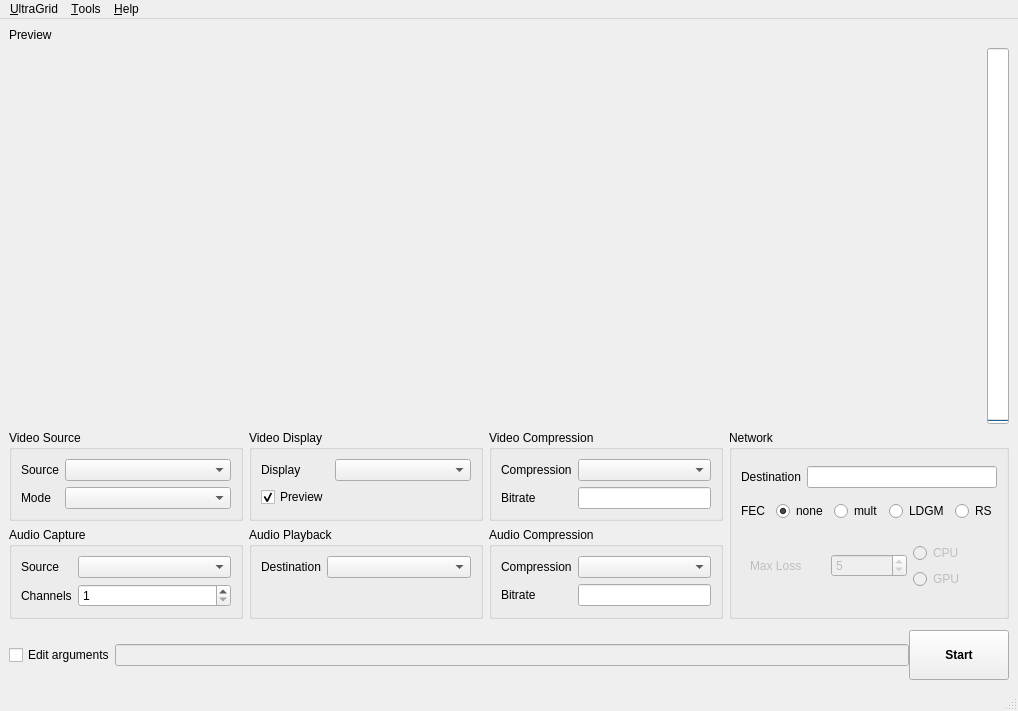
<?xml version="1.0" encoding="UTF-8"?>
<ui version="4.0">
 <class>UltragridWindow</class>
 <widget class="QMainWindow" name="UltragridWindow">
  <property name="geometry">
   <rect>
    <x>0</x>
    <y>0</y>
    <width>1018</width>
    <height>711</height>
   </rect>
  </property>
  <property name="windowTitle">
   <string>UltraGrid</string>
  </property>
  <property name="windowFilePath">
   <string/>
  </property>
  <widget class="QWidget" name="centralwidget">
   <layout class="QVBoxLayout" name="verticalLayout_5" stretch="0,6,0,0">
    <item>
     <widget class="QLabel" name="previewLabel">
      <property name="text">
       <string>Preview</string>
      </property>
     </widget>
    </item>
    <item>
     <layout class="QHBoxLayout" name="horizontalLayout">
      <property name="sizeConstraint">
       <enum>QLayout::SetDefaultConstraint</enum>
      </property>
      <item>
       <spacer name="horizontalSpacer">
        <property name="orientation">
         <enum>Qt::Horizontal</enum>
        </property>
        <property name="sizeType">
         <enum>QSizePolicy::Minimum</enum>
        </property>
        <property name="sizeHint" stdset="0">
         <size>
          <width>0</width>
          <height>0</height>
         </size>
        </property>
       </spacer>
      </item>
      <item>
       <widget class="PreviewWidget" name="openGLWidget" native="true">
        <property name="sizePolicy">
         <sizepolicy hsizetype="Expanding" vsizetype="Expanding">
          <horstretch>0</horstretch>
          <verstretch>0</verstretch>
         </sizepolicy>
        </property>
        <property name="minimumSize">
         <size>
          <width>64</width>
          <height>64</height>
         </size>
        </property>
       </widget>
      </item>
      <item alignment="Qt::AlignRight">
       <widget class="VuMeterWidget" name="vuMeter">
        <property name="sizePolicy">
         <sizepolicy hsizetype="Fixed" vsizetype="Expanding">
          <horstretch>0</horstretch>
          <verstretch>0</verstretch>
         </sizepolicy>
        </property>
        <property name="alignment">
         <set>Qt::AlignRight|Qt::AlignTrailing|Qt::AlignVCenter</set>
        </property>
        <property name="orientation">
         <enum>Qt::Vertical</enum>
        </property>
        <property name="textDirection">
         <enum>QProgressBar::TopToBottom</enum>
        </property>
       </widget>
      </item>
     </layout>
    </item>
    <item>
     <layout class="QHBoxLayout" name="horizontalLayout_11">
      <property name="rightMargin">
       <number>0</number>
      </property>
      <property name="bottomMargin">
       <number>0</number>
      </property>
      <item>
       <layout class="QVBoxLayout" name="verticalLayout_3">
        <property name="bottomMargin">
         <number>0</number>
        </property>
        <item>
         <layout class="QHBoxLayout" name="horizontalLayout_4" stretch="1,1,1">
          <property name="sizeConstraint">
           <enum>QLayout::SetMaximumSize</enum>
          </property>
          <item>
           <widget class="QGroupBox" name="groupBox">
            <property name="autoFillBackground">
             <bool>false</bool>
            </property>
            <property name="title">
             <string>Video Source</string>
            </property>
            <property name="flat">
             <bool>false</bool>
            </property>
            <property name="checkable">
             <bool>false</bool>
            </property>
            <layout class="QFormLayout" name="formLayout_2">
             <property name="fieldGrowthPolicy">
              <enum>QFormLayout::AllNonFixedFieldsGrow</enum>
             </property>
             <item row="0" column="0">
              <widget class="QLabel" name="videoSourceLabel">
               <property name="text">
                <string>Source</string>
               </property>
              </widget>
             </item>
             <item row="2" column="0">
              <widget class="QLabel" name="videoModeLabel">
               <property name="text">
                <string>Mode</string>
               </property>
              </widget>
             </item>
             <item row="2" column="1">
              <widget class="QComboBox" name="videoModeComboBox"/>
             </item>
             <item row="0" column="1">
              <widget class="QComboBox" name="videoSourceComboBox"/>
             </item>
            </layout>
           </widget>
          </item>
          <item>
           <widget class="QGroupBox" name="groupBox_3">
            <property name="title">
             <string>Video Display</string>
            </property>
            <layout class="QFormLayout" name="formLayout_3">
             <property name="fieldGrowthPolicy">
              <enum>QFormLayout::AllNonFixedFieldsGrow</enum>
             </property>
             <item row="0" column="0">
              <widget class="QLabel" name="label_3">
               <property name="text">
                <string>Display</string>
               </property>
              </widget>
             </item>
             <item row="0" column="1">
              <widget class="QComboBox" name="videoDisplayComboBox"/>
             </item>
             <item row="1" column="0">
              <widget class="QCheckBox" name="previewCheckBox">
               <property name="text">
                <string>Preview</string>
               </property>
               <property name="checked">
                <bool>true</bool>
               </property>
              </widget>
             </item>
            </layout>
            <zorder>videoDisplayComboBox</zorder>
            <zorder>label_3</zorder>
            <zorder>previewCheckBox</zorder>
           </widget>
          </item>
          <item>
           <widget class="QGroupBox" name="groupBox_5">
            <property name="title">
             <string>Video Compression</string>
            </property>
            <layout class="QFormLayout" name="formLayout_5">
             <item row="0" column="0">
              <widget class="QLabel" name="label_7">
               <property name="text">
                <string>Compression</string>
               </property>
              </widget>
             </item>
             <item row="0" column="1">
              <widget class="QComboBox" name="videoCompressionComboBox"/>
             </item>
             <item row="1" column="0">
              <widget class="QLabel" name="videoBitrateLabel">
               <property name="text">
                <string>Bitrate</string>
               </property>
              </widget>
             </item>
             <item row="1" column="1">
              <widget class="QLineEdit" name="videoBitrateEdit"/>
             </item>
            </layout>
           </widget>
          </item>
         </layout>
        </item>
        <item>
         <layout class="QHBoxLayout" name="horizontalLayout_5">
          <property name="sizeConstraint">
           <enum>QLayout::SetMaximumSize</enum>
          </property>
          <item>
           <widget class="QGroupBox" name="groupBox_2">
            <property name="title">
             <string>Audio Capture</string>
            </property>
            <layout class="QFormLayout" name="formLayout">
             <item row="0" column="0">
              <widget class="QLabel" name="label_4">
               <property name="text">
                <string>Source</string>
               </property>
              </widget>
             </item>
             <item row="0" column="1">
              <widget class="QComboBox" name="audioSourceComboBox"/>
             </item>
             <item row="1" column="0">
              <widget class="QLabel" name="label_5">
               <property name="text">
                <string>Channels</string>
               </property>
              </widget>
             </item>
             <item row="1" column="1">
              <widget class="QSpinBox" name="audioChannelsSpinBox">
               <property name="minimum">
                <number>1</number>
               </property>
               <property name="maximum">
                <number>32</number>
               </property>
              </widget>
             </item>
            </layout>
           </widget>
          </item>
          <item>
           <widget class="QGroupBox" name="groupBox_4">
            <property name="title">
             <string>Audio Playback</string>
            </property>
            <layout class="QFormLayout" name="formLayout_4">
             <property name="fieldGrowthPolicy">
              <enum>QFormLayout::AllNonFixedFieldsGrow</enum>
             </property>
             <item row="0" column="0">
              <widget class="QLabel" name="label_6">
               <property name="text">
                <string>Destination</string>
               </property>
              </widget>
             </item>
             <item row="0" column="1">
              <widget class="QComboBox" name="audioPlaybackComboBox"/>
             </item>
            </layout>
           </widget>
          </item>
          <item>
           <widget class="QGroupBox" name="groupBox_6">
            <property name="title">
             <string>Audio Compression</string>
            </property>
            <layout class="QFormLayout" name="formLayout_6">
             <property name="fieldGrowthPolicy">
              <enum>QFormLayout::AllNonFixedFieldsGrow</enum>
             </property>
             <item row="0" column="0">
              <widget class="QLabel" name="label_9">
               <property name="text">
                <string>Compression</string>
               </property>
              </widget>
             </item>
             <item row="0" column="1">
              <widget class="QComboBox" name="audioCompressionComboBox"/>
             </item>
             <item row="1" column="1">
              <widget class="QLineEdit" name="audioBitrateEdit">
               <property name="sizePolicy">
                <sizepolicy hsizetype="Preferred" vsizetype="Fixed">
                 <horstretch>0</horstretch>
                 <verstretch>0</verstretch>
                </sizepolicy>
               </property>
              </widget>
             </item>
             <item row="1" column="0">
              <widget class="QLabel" name="audioBitrateLabel">
               <property name="text">
                <string>Bitrate</string>
               </property>
              </widget>
             </item>
            </layout>
           </widget>
          </item>
         </layout>
        </item>
       </layout>
      </item>
      <item>
       <widget class="QGroupBox" name="groupBox_7">
        <property name="sizePolicy">
         <sizepolicy hsizetype="Maximum" vsizetype="Preferred">
          <horstretch>0</horstretch>
          <verstretch>0</verstretch>
         </sizepolicy>
        </property>
        <property name="title">
         <string>Network</string>
        </property>
        <layout class="QVBoxLayout" name="verticalLayout_4">
         <item>
          <layout class="QHBoxLayout" name="horizontalLayout_12">
           <property name="bottomMargin">
            <number>0</number>
           </property>
           <item>
            <widget class="QLabel" name="label_10">
             <property name="text">
              <string>Destination</string>
             </property>
            </widget>
           </item>
           <item>
            <widget class="QLineEdit" name="networkDestinationEdit">
             <property name="text">
              <string extracomment="Target IP or host"/>
             </property>
            </widget>
           </item>
          </layout>
         </item>
         <item>
          <layout class="QHBoxLayout" name="horizontalLayout_6">
           <item>
            <widget class="QLabel" name="label_15">
             <property name="text">
              <string>FEC</string>
             </property>
            </widget>
           </item>
           <item>
            <widget class="QRadioButton" name="fecNoneRadio">
             <property name="text">
              <string>none</string>
             </property>
             <property name="checked">
              <bool>true</bool>
             </property>
            </widget>
           </item>
           <item>
            <widget class="QRadioButton" name="fecMultRadio">
             <property name="text">
              <string>mult</string>
             </property>
            </widget>
           </item>
           <item>
            <widget class="QRadioButton" name="fecLdgmRadio">
             <property name="text">
              <string>LDGM</string>
             </property>
            </widget>
           </item>
           <item>
            <widget class="QRadioButton" name="fecRsRadio">
             <property name="text">
              <string>RS</string>
             </property>
            </widget>
           </item>
          </layout>
         </item>
         <item>
          <widget class="QStackedWidget" name="stackedWidget">
           <property name="enabled">
            <bool>false</bool>
           </property>
           <property name="sizePolicy">
            <sizepolicy hsizetype="Maximum" vsizetype="Maximum">
             <horstretch>0</horstretch>
             <verstretch>0</verstretch>
            </sizepolicy>
           </property>
           <property name="currentIndex">
            <number>1</number>
           </property>
           <widget class="QWidget" name="mult">
            <layout class="QHBoxLayout" name="horizontalLayout_7">
             <item>
              <widget class="QLabel" name="label">
               <property name="text">
                <string>Multiplying factor</string>
               </property>
              </widget>
             </item>
             <item>
              <widget class="QSpinBox" name="multSpin">
               <property name="sizePolicy">
                <sizepolicy hsizetype="Preferred" vsizetype="Fixed">
                 <horstretch>0</horstretch>
                 <verstretch>0</verstretch>
                </sizepolicy>
               </property>
              </widget>
             </item>
            </layout>
           </widget>
           <widget class="QWidget" name="lgdm">
            <layout class="QHBoxLayout" name="horizontalLayout_8">
             <item>
              <widget class="QLabel" name="label_2">
               <property name="text">
                <string>Max Loss</string>
               </property>
              </widget>
             </item>
             <item>
              <widget class="QSpinBox" name="ldgmMaxLoss">
               <property name="value">
                <number>5</number>
               </property>
              </widget>
             </item>
             <item>
              <layout class="QVBoxLayout" name="verticalLayout">
               <item>
                <widget class="QRadioButton" name="ldgmSimpCpuRadio">
                 <property name="text">
                  <string>CPU</string>
                 </property>
                </widget>
               </item>
               <item>
                <widget class="QRadioButton" name="ldgmSimpGpuRadio">
                 <property name="text">
                  <string>GPU</string>
                 </property>
                </widget>
               </item>
              </layout>
             </item>
            </layout>
           </widget>
           <widget class="QWidget" name="page">
            <layout class="QHBoxLayout" name="horizontalLayout_9">
             <item>
              <widget class="QLabel" name="label_8">
               <property name="text">
                <string>k</string>
               </property>
              </widget>
             </item>
             <item>
              <widget class="QSpinBox" name="ldgmK"/>
             </item>
             <item>
              <widget class="QLabel" name="label_11">
               <property name="text">
                <string>m</string>
               </property>
              </widget>
             </item>
             <item>
              <widget class="QSpinBox" name="ldgmM"/>
             </item>
             <item>
              <widget class="QLabel" name="label_12">
               <property name="text">
                <string>c</string>
               </property>
              </widget>
             </item>
             <item>
              <widget class="QSpinBox" name="ldgmC"/>
             </item>
             <item>
              <layout class="QVBoxLayout" name="verticalLayout_2">
               <property name="rightMargin">
                <number>5</number>
               </property>
               <item>
                <widget class="QRadioButton" name="ldgmAdvCpuRadio">
                 <property name="text">
                  <string>CPU</string>
                 </property>
                </widget>
               </item>
               <item>
                <widget class="QRadioButton" name="ldgmAdvGpuRadio">
                 <property name="text">
                  <string>GPU</string>
                 </property>
                </widget>
               </item>
              </layout>
             </item>
            </layout>
           </widget>
           <widget class="QWidget" name="page_2">
            <layout class="QHBoxLayout" name="horizontalLayout_10">
             <item>
              <widget class="QLabel" name="label_13">
               <property name="sizePolicy">
                <sizepolicy hsizetype="Maximum" vsizetype="Preferred">
                 <horstretch>0</horstretch>
                 <verstretch>0</verstretch>
                </sizepolicy>
               </property>
               <property name="text">
                <string>k</string>
               </property>
              </widget>
             </item>
             <item>
              <widget class="QSpinBox" name="rsK">
               <property name="maximum">
                <number>255</number>
               </property>
               <property name="value">
                <number>200</number>
               </property>
              </widget>
             </item>
             <item>
              <widget class="QLabel" name="label_14">
               <property name="sizePolicy">
                <sizepolicy hsizetype="Maximum" vsizetype="Preferred">
                 <horstretch>0</horstretch>
                 <verstretch>0</verstretch>
                </sizepolicy>
               </property>
               <property name="text">
                <string>n</string>
               </property>
              </widget>
             </item>
             <item>
              <widget class="QSpinBox" name="rsN">
               <property name="maximum">
                <number>255</number>
               </property>
               <property name="value">
                <number>220</number>
               </property>
              </widget>
             </item>
            </layout>
           </widget>
          </widget>
         </item>
        </layout>
       </widget>
      </item>
     </layout>
    </item>
    <item>
     <layout class="QHBoxLayout" name="horizontalLayout_3">
      <property name="spacing">
       <number>0</number>
      </property>
      <property name="topMargin">
       <number>5</number>
      </property>
      <item>
       <widget class="QCheckBox" name="editCheckBox">
        <property name="text">
         <string>Edit arguments</string>
        </property>
       </widget>
      </item>
      <item>
       <widget class="QLineEdit" name="arguments">
        <property name="enabled">
         <bool>false</bool>
        </property>
        <property name="dragEnabled">
         <bool>false</bool>
        </property>
        <property name="readOnly">
         <bool>false</bool>
        </property>
        <property name="placeholderText">
         <string/>
        </property>
        <property name="clearButtonEnabled">
         <bool>false</bool>
        </property>
       </widget>
      </item>
      <item>
       <widget class="QPushButton" name="startButton">
        <property name="sizePolicy">
         <sizepolicy hsizetype="Preferred" vsizetype="Preferred">
          <horstretch>0</horstretch>
          <verstretch>0</verstretch>
         </sizepolicy>
        </property>
        <property name="minimumSize">
         <size>
          <width>100</width>
          <height>50</height>
         </size>
        </property>
        <property name="font">
         <font>
          <weight>75</weight>
          <bold>true</bold>
         </font>
        </property>
        <property name="text">
         <string>Start</string>
        </property>
       </widget>
      </item>
     </layout>
    </item>
   </layout>
  </widget>
  <widget class="QMenuBar" name="menubar">
   <property name="geometry">
    <rect>
     <x>0</x>
     <y>0</y>
     <width>1018</width>
     <height>27</height>
    </rect>
   </property>
   <property name="contextMenuPolicy">
    <enum>Qt::NoContextMenu</enum>
   </property>
   <widget class="QMenu" name="menu_UltraGrid">
    <property name="title">
     <string>&amp;UltraGrid</string>
    </property>
    <addaction name="actionSettings"/>
    <addaction name="separator"/>
    <addaction name="actionQuit"/>
   </widget>
   <widget class="QMenu" name="menu_Tools">
    <property name="title">
     <string>&amp;Tools</string>
    </property>
    <addaction name="actionShow_Terminal"/>
    <addaction name="actionAdvanced"/>
    <addaction name="actionUse_hw_acceleration"/>
    <addaction name="actionVuMeter"/>
    <addaction name="separator"/>
    <addaction name="actionRefresh"/>
   </widget>
   <widget class="QMenu" name="menu_Help">
    <property name="title">
     <string>&amp;Help</string>
    </property>
    <addaction name="actionAbout_UltraGrid"/>
   </widget>
   <addaction name="menu_UltraGrid"/>
   <addaction name="menu_Tools"/>
   <addaction name="menu_Help"/>
  </widget>
  <widget class="QStatusBar" name="statusbar"/>
  <action name="actionQuit">
   <property name="text">
    <string>Quit</string>
   </property>
  </action>
  <action name="actionAbout_UltraGrid">
   <property name="text">
    <string>About UltraGrid</string>
   </property>
  </action>
  <action name="actionShow_Terminal">
   <property name="checkable">
    <bool>false</bool>
   </property>
   <property name="checked">
    <bool>false</bool>
   </property>
   <property name="text">
    <string>Show &amp;Log</string>
   </property>
  </action>
  <action name="actionRefresh">
   <property name="text">
    <string>Refresh</string>
   </property>
  </action>
  <action name="actionAdvanced">
   <property name="checkable">
    <bool>true</bool>
   </property>
   <property name="text">
    <string>Advanced</string>
   </property>
  </action>
  <action name="actionUse_hw_acceleration">
   <property name="checkable">
    <bool>true</bool>
   </property>
   <property name="text">
    <string>Use hw. acceleration</string>
   </property>
  </action>
  <action name="actionVuMeter">
   <property name="checkable">
    <bool>true</bool>
   </property>
   <property name="checked">
    <bool>true</bool>
   </property>
   <property name="text">
    <string>vuMeter</string>
   </property>
  </action>
  <action name="actionSettings">
   <property name="text">
    <string>Settings</string>
   </property>
  </action>
 </widget>
 <customwidgets>
  <customwidget>
   <class>PreviewWidget</class>
   <extends>QWidget</extends>
   <header>previewWidget.hpp</header>
  </customwidget>
  <customwidget>
   <class>VuMeterWidget</class>
   <extends>QProgressBar</extends>
   <header>vuMeterWidget.hpp</header>
  </customwidget>
 </customwidgets>
 <resources/>
 <connections>
  <connection>
   <sender>actionQuit</sender>
   <signal>triggered()</signal>
   <receiver>UltragridWindow</receiver>
   <slot>close()</slot>
   <hints>
    <hint type="sourcelabel">
     <x>-1</x>
     <y>-1</y>
    </hint>
    <hint type="destinationlabel">
     <x>556</x>
     <y>362</y>
    </hint>
   </hints>
  </connection>
  <connection>
   <sender>editCheckBox</sender>
   <signal>toggled(bool)</signal>
   <receiver>arguments</receiver>
   <slot>setEnabled(bool)</slot>
   <hints>
    <hint type="sourcelabel">
     <x>70</x>
     <y>682</y>
    </hint>
    <hint type="destinationlabel">
     <x>609</x>
     <y>683</y>
    </hint>
   </hints>
  </connection>
  <connection>
   <sender>editCheckBox</sender>
   <signal>toggled(bool)</signal>
   <receiver>groupBox_2</receiver>
   <slot>setDisabled(bool)</slot>
   <hints>
    <hint type="sourcelabel">
     <x>70</x>
     <y>682</y>
    </hint>
    <hint type="destinationlabel">
     <x>142</x>
     <y>606</y>
    </hint>
   </hints>
  </connection>
  <connection>
   <sender>editCheckBox</sender>
   <signal>toggled(bool)</signal>
   <receiver>groupBox</receiver>
   <slot>setDisabled(bool)</slot>
   <hints>
    <hint type="sourcelabel">
     <x>70</x>
     <y>682</y>
    </hint>
    <hint type="destinationlabel">
     <x>142</x>
     <y>486</y>
    </hint>
   </hints>
  </connection>
  <connection>
   <sender>editCheckBox</sender>
   <signal>toggled(bool)</signal>
   <receiver>groupBox_3</receiver>
   <slot>setDisabled(bool)</slot>
   <hints>
    <hint type="sourcelabel">
     <x>70</x>
     <y>682</y>
    </hint>
    <hint type="destinationlabel">
     <x>142</x>
     <y>486</y>
    </hint>
   </hints>
  </connection>
  <connection>
   <sender>editCheckBox</sender>
   <signal>toggled(bool)</signal>
   <receiver>groupBox_5</receiver>
   <slot>setDisabled(bool)</slot>
   <hints>
    <hint type="sourcelabel">
     <x>70</x>
     <y>682</y>
    </hint>
    <hint type="destinationlabel">
     <x>142</x>
     <y>486</y>
    </hint>
   </hints>
  </connection>
  <connection>
   <sender>editCheckBox</sender>
   <signal>toggled(bool)</signal>
   <receiver>groupBox_7</receiver>
   <slot>setDisabled(bool)</slot>
   <hints>
    <hint type="sourcelabel">
     <x>70</x>
     <y>682</y>
    </hint>
    <hint type="destinationlabel">
     <x>142</x>
     <y>486</y>
    </hint>
   </hints>
  </connection>
  <connection>
   <sender>editCheckBox</sender>
   <signal>toggled(bool)</signal>
   <receiver>groupBox_4</receiver>
   <slot>setDisabled(bool)</slot>
   <hints>
    <hint type="sourcelabel">
     <x>70</x>
     <y>682</y>
    </hint>
    <hint type="destinationlabel">
     <x>142</x>
     <y>486</y>
    </hint>
   </hints>
  </connection>
  <connection>
   <sender>editCheckBox</sender>
   <signal>toggled(bool)</signal>
   <receiver>groupBox_6</receiver>
   <slot>setDisabled(bool)</slot>
   <hints>
    <hint type="sourcelabel">
     <x>70</x>
     <y>682</y>
    </hint>
    <hint type="destinationlabel">
     <x>142</x>
     <y>486</y>
    </hint>
   </hints>
  </connection>
  <connection>
   <sender>fecNoneRadio</sender>
   <signal>toggled(bool)</signal>
   <receiver>stackedWidget</receiver>
   <slot>setDisabled(bool)</slot>
   <hints>
    <hint type="sourcelabel">
     <x>836</x>
     <y>543</y>
    </hint>
    <hint type="destinationlabel">
     <x>940</x>
     <y>611</y>
    </hint>
   </hints>
  </connection>
  <connection>
   <sender>previewCheckBox</sender>
   <signal>toggled(bool)</signal>
   <receiver>previewLabel</receiver>
   <slot>setVisible(bool)</slot>
   <hints>
    <hint type="sourcelabel">
     <x>322</x>
     <y>481</y>
    </hint>
    <hint type="destinationlabel">
     <x>551</x>
     <y>39</y>
    </hint>
   </hints>
  </connection>
  <connection>
   <sender>previewCheckBox</sender>
   <signal>toggled(bool)</signal>
   <receiver>openGLWidget</receiver>
   <slot>setVisible(bool)</slot>
   <hints>
    <hint type="sourcelabel">
     <x>326</x>
     <y>484</y>
    </hint>
    <hint type="destinationlabel">
     <x>282</x>
     <y>215</y>
    </hint>
   </hints>
  </connection>
  <connection>
   <sender>actionVuMeter</sender>
   <signal>toggled(bool)</signal>
   <receiver>vuMeter</receiver>
   <slot>setVisible(bool)</slot>
   <hints>
    <hint type="sourcelabel">
     <x>-1</x>
     <y>-1</y>
    </hint>
    <hint type="destinationlabel">
     <x>995</x>
     <y>220</y>
    </hint>
   </hints>
  </connection>
 </connections>
</ui>
